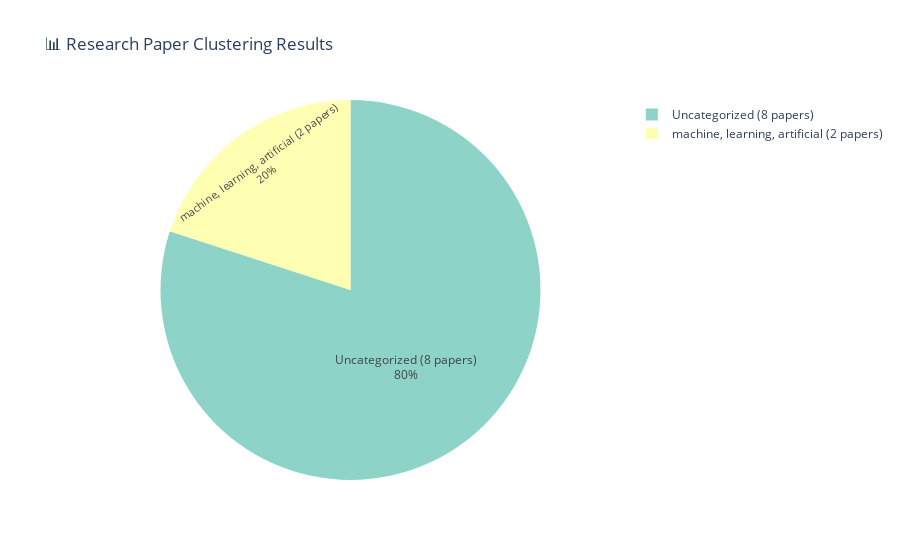
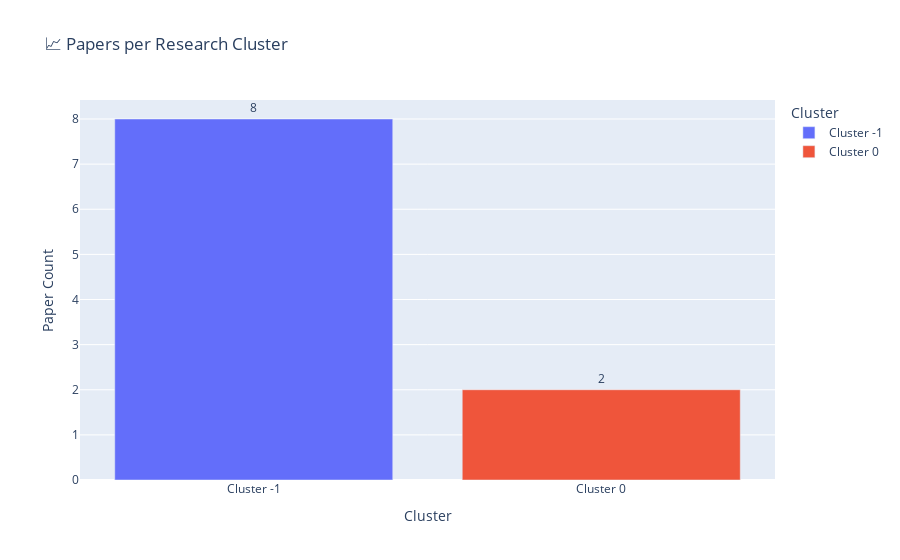

Source (notebook cell) for these figures, in order:
### Markdown cell above
### 🔗 Clustering Analysis Results

DBSCAN algorithm grouped papers based on semantic similarity. Cluster -1 represents "noise" category - papers that don't sufficiently relate to form clusters. Numbered clusters (0, 1, 2...) represent real research themes. High noise clusters are normal with small datasets, while larger datasets show clearer clustering patterns.

### Code cell
print("🔗 PAPER CLUSTERING VISUALIZATION")
print("─" * 40)

# Create cluster summary
cluster_data = []
for cluster_id, cluster_info in clusters.items():
    if cluster_id != '-1':  # Skip noise cluster
        cluster_data.append({
            'Cluster': f"Cluster {cluster_id}",
            'Theme': cluster_info['name'],
            'Paper Count': cluster_info['size'],
            'Papers': [p['title'][:40] + '...' for p in cluster_info['papers'][:3]]
        })

cluster_df = pd.DataFrame(cluster_data)
display(cluster_df)

# Pie chart of cluster distribution
cluster_sizes = [info['size'] for cluster_id, info in clusters.items() if cluster_id != '-1']
cluster_names = [f"{info['name']} ({info['size']} papers)" 
                for cluster_id, info in clusters.items() if cluster_id != '-1']

fig_pie = px.pie(
    values=cluster_sizes, 
    names=cluster_names,
    title="📊 Research Paper Clustering Results",
    color_discrete_sequence=px.colors.qualitative.Set3
)
fig_pie.update_traces(textposition='inside', textinfo='percent+label')
fig_pie.show()

# Bar chart of cluster themes
fig_bar = px.bar(
    cluster_df,
    x='Cluster',
    y='Paper Count', 
    color='Cluster',
    title="📈 Papers per Research Cluster",
    text='Paper Count'
)
fig_bar.update_traces(texttemplate='%{text}', textposition='outside')
fig_bar.show()

### Figure 1 — Plotly figure (JSON) as saved in the notebook; plotly's stock layout.template omitted (floating-point values rounded to 4 significant figures)
{"data": [{"domain": {"x": [0, 1], "y": [0, 1]}, "hovertemplate": "label=%{label}<br>value=%{value}<extra></extra>", "labels": ["Uncategorized (8 papers)", "machine, learning, artificial (2 papers)"], "legendgroup": "", "name": "", "showlegend": true, "textinfo": "percent+label", "textposition": "inside", "type": "pie", "values": [8, 2]}], "layout": {"legend": {"tracegroupgap": 0}, "piecolorway": ["rgb(141,211,199)", "rgb(255,255,179)", "rgb(190,186,218)", "rgb(251,128,114)", "rgb(128,177,211)", "rgb(253,180,98)", "rgb(179,222,105)", "rgb(252,205,229)", "rgb(217,217,217)", "rgb(188,128,189)", "rgb(204,235,197)", "rgb(255,237,111)"], "title": {"text": "📊 Research Paper Clustering Results"}}}

### Figure 2 — Plotly figure (JSON) as saved in the notebook; plotly's stock layout.template omitted (floating-point values rounded to 4 significant figures)
{"data": [{"hovertemplate": "Cluster=%{x}<br>Paper Count=%{text}<extra></extra>", "legendgroup": "Cluster -1", "marker": {"color": "#636efa", "pattern": {"shape": ""}}, "name": "Cluster -1", "orientation": "v", "showlegend": true, "text": [8.0], "textposition": "outside", "texttemplate": "%{text}", "type": "bar", "x": ["Cluster -1"], "xaxis": "x", "y": [8], "yaxis": "y"}, {"hovertemplate": "Cluster=%{x}<br>Paper Count=%{text}<extra></extra>", "legendgroup": "Cluster 0", "marker": {"color": "#EF553B", "pattern": {"shape": ""}}, "name": "Cluster 0", "orientation": "v", "showlegend": true, "text": [2.0], "textposition": "outside", "texttemplate": "%{text}", "type": "bar", "x": ["Cluster 0"], "xaxis": "x", "y": [2], "yaxis": "y"}], "layout": {"barmode": "relative", "legend": {"title": {"text": "Cluster"}, "tracegroupgap": 0}, "title": {"text": "📈 Papers per Research Cluster"}, "xaxis": {"anchor": "y", "categoryarray": ["Cluster -1", "Cluster 0"], "categoryorder": "array", "domain": [0, 1], "title": {"text": "Cluster"}}, "yaxis": {"anchor": "x", "domain": [0, 1], "title": {"text": "Paper Count"}}}}
